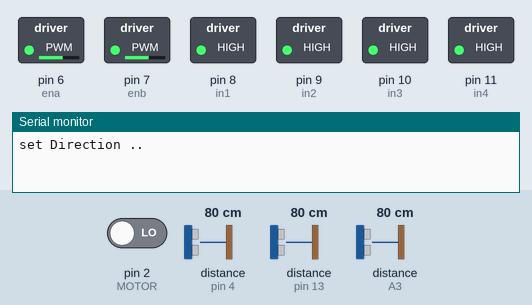
This sketch was run on a simulated Arduino Mega 2560, built with avr-gcc and run on an emulated ATmega2560. On the bench: switched loads named in the sketch (green lamp = pin HIGH), the last lines printed to the serial monitor. Wiring (inferred from the names in the program): 3 × ultrasonic range finder: trigger pin 5, echo pin 4 / trigger pin 12, echo pin 13 / trigger A2, echo A3. Dashed ring = blinking. The test bench sets the inputs (shaded band); at power-on: distance to the obstacle (sensors on pin 13, pin 4, A3) 80 cm, pin 2 (MOTOR) LOW. The echo pulse lasts 58.3 µs per cm; pins used as bus, display or sensor lines are not drawn.

Above: at 2.2 s.
2.3 s: distance to the obstacle (sensor on pin 13) set to 22 cm
6.6 s: distance to the obstacle (sensor on pin 13) set to 19 cm
At 9.7 s:
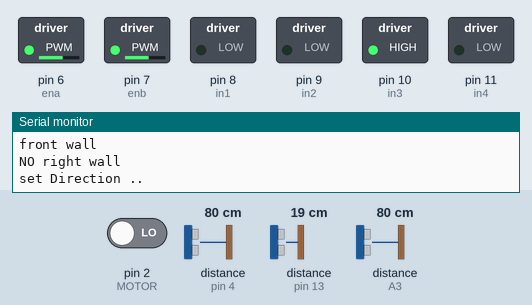
At 10.6 s:
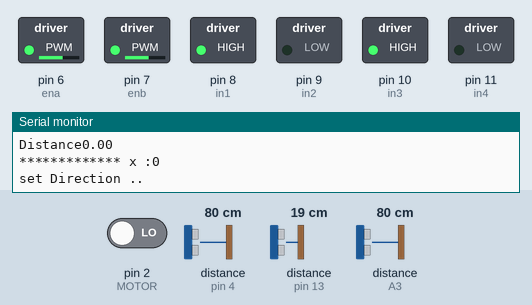
13.6 s: distance to the obstacle (sensor on pin 4) set to 2 cm
21.8 s: distance to the obstacle (sensor on A3) set to 2 cm
At 23.3 s:
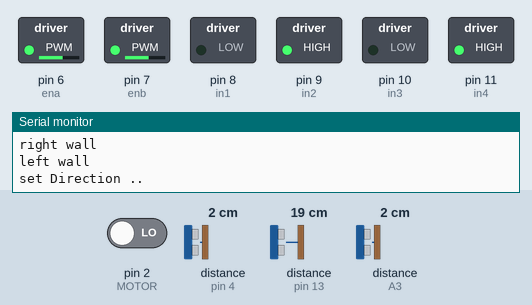
26.1 s: distance to the obstacle (sensor on A3) set to 7 cm
34.4 s: distance to the obstacle (sensor on A3) set to 10 cm
At 37.1 s:
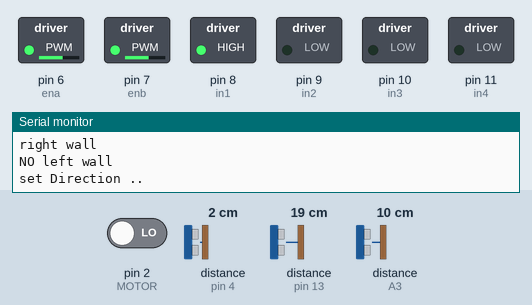
Timing chart, 0 to 43.7 s (numbered marks = the images above; inputs shaded):
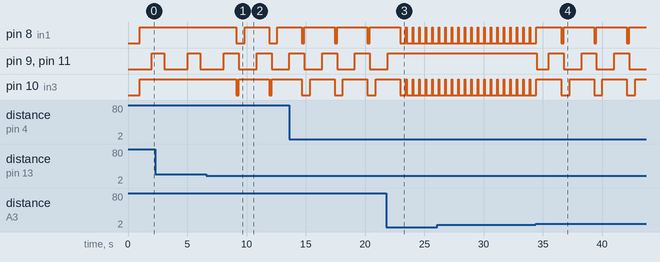

Measured:
- the behaviour switches between 21 and 20 cm on distance to the obstacle (sensor on pin 13) (found by bisection; images 0 and 1)
- the behaviour switches between 8 and 9 cm on distance to the obstacle (sensor on A3) (found by bisection; images 3 and 4)
- after the input at 6.6 s, pin 8 (in1): alternates HIGH for 2.1 s and LOW for 0.70 s, starting after 2.5 s; pin 10 (in3): alternates HIGH for 2.6 s and LOW for 0.20 s, starting after 2.5 s
- after the input at 21.8 s, pin 8 (in1): alternates HIGH for 0.05 s and LOW for 0.50 s, starting after 1.7 s; pin 9 (in2), pin 11 (in4): goes on until 21.9 s, then stays HIGH
- after the input at 34.4 s, pin 9 (in2), pin 11 (in4): HIGH → LOW after 0.10 s, then repeats every 2.8 s: HIGH 1.3 s, LOW 1.5 s; pin 10 (in3): alternates HIGH for 2.1 s and LOW for 0.70 s, starting after 2.2 s
- by itself, pin 9 (in2), pin 11 (in4): alternates HIGH for 1.3 s and LOW for 1.5 s

The sketch:

bestWithGoleTry.ino
```cpp
#include "TimerOne.h"

int trigPinL =A2;
int echoPinL = A3;
int trigPinF = 12;
int echoPinF = 13;
int trigPinR = 5;
int echoPinR = 4;
int dir;
#define STOP 0
#define FORWARD 1
#define BACKWARD 2
#define LEFT 3
#define RIGHT 4
#define MAX_DISTANCE 100
boolean frontwall ;
boolean leftwall ;
boolean rightwall ;
int wall_threshold = 8;
int front_threshold = 20 ;
const byte MOTOR1 = 2;  // Motor 1 Interrupt Pin - INT 0
const byte MOTOR2 = 3;  // Motor 2 Interrupt Pin - INT 1
int x=0;
int y=0;
int in1 = 8;
int in2 = 9;
int in3 = 10;
int in4 = 11;
int ena = 6;
int enb = 7;
int flag=1;
// Integers for pulse counters
unsigned int counter = 0;
float leftSensor, rightSensor, frontSensor;
// Float for number of slots in encoder disk
float diskslots = 20;  // Change to match value of encoder disk
const byte MOTOR = 2;  // Motor 1 Interrupt Pin - INT 0
float disMotor=0;
float diWheels=3.3;
void ISR_count()
{
  counter++;  // increment Motor 1 counter value
}

void ISR_timerone()
{
  Timer1.detachInterrupt();  // Stop the timer
  //Serial.print("Motor Speed : ");
  float rotation = (counter / diskslots) * 60.00;  // calculate RPM for Motor
 // Serial.print(rotation);
  //Serial.print(" RPM - ");
  counter = 0;  //  reset counter to zero
  Timer1.attachInterrupt( ISR_timerone );  // Enable the timer
}

void setup() {
 Serial.begin(9600);
  pinMode(trigPinF, OUTPUT);
  pinMode(echoPinF, INPUT);
  pinMode(trigPinL, OUTPUT);
  pinMode(echoPinL, INPUT);
  pinMode(trigPinR, OUTPUT);
  pinMode(echoPinR, INPUT);
  pinMode(ena, OUTPUT);
  pinMode(enb, OUTPUT);
  pinMode(in1, OUTPUT);
  pinMode(in2, OUTPUT);
  pinMode(in3, OUTPUT);
  pinMode(in4, OUTPUT);
  analogWrite(ena, 150);
  analogWrite(enb, 150);
  Timer1.initialize(1000000); // set timer for 1sec
  attachInterrupt(digitalPinToInterrupt (MOTOR), ISR_count, RISING);  // Increase counter 1 when speed sensor pin goes High
  Timer1.attachInterrupt( ISR_timerone ); // Enable the timer
  delay(1000);
}


void loop() {
while(x<=100 && y<=100){
setDirection(FORWARD);
delay(1000);
ReadSensors();
walls();

if (frontwall == true ) {
    Serial.println("front wall");
    if (rightwall == true ){
      Serial.println("right wall");
      if (leftwall == true ){
          Serial.println("left wall");
          while(rightwall == true && leftwall == true && frontwall == true  ){
            setDirection(BACKWARD);
            disMotor=(2* 3.1415926536*diWheels *counter)/1000;
            counter=0;
            Serial.print("Distance");
            Serial.println(disMotor);
            y-=disMotor;
            Serial.print("************* y :");
            Serial.println(y);
            ReadSensors();
            walls();
          }

      }else{
        Serial.println("NO left wall");
        setDirection(LEFT);
        disMotor=(2* 3.1415926536*diWheels *counter)/100;
        counter=0;
        Serial.print("Distance");
        Serial.println(disMotor);
        x-=disMotor;
        Serial.print("************* x :");
        Serial.println(x);
      }
    }else{
      Serial.println("NO right wall");
      setDirection(RIGHT);
      disMotor=(2* 3.1415926536*diWheels *counter)/100;
      counter=0;
      Serial.print("Distance");
      Serial.println(disMotor);
      x+=disMotor;
      Serial.print("************* x :");
      Serial.println(x);
    }
}else{
    Serial.println("NO front wall");

    setDirection(FORWARD);
    disMotor=(2* 3.1415926536*diWheels *counter)/100;
    counter=0;
    Serial.print("Distance");
    Serial.println(disMotor);
    y+=disMotor;
    Serial.print("************* y :");
    Serial.println(y);


}}
}


void ReadSensors() {

long duration;
  digitalWrite(trigPinL, LOW);  // Added this line
  delayMicroseconds(2); // Added this line
  digitalWrite(trigPinL, HIGH);
  delayMicroseconds(10); // Added this line
  digitalWrite(trigPinL, LOW);
  duration = pulseIn(echoPinL, HIGH);
  leftSensor = (duration/2) / 29.1;
  digitalWrite(trigPinF, LOW);  // Added this line
  delayMicroseconds(2); // Added this line
  digitalWrite(trigPinF, HIGH);
  delayMicroseconds(10); // Added this line
  digitalWrite(trigPinF, LOW);
  duration = pulseIn(echoPinF, HIGH);
  frontSensor = (duration/2) / 29.1;
  digitalWrite(trigPinR, LOW);  // Added this line
  delayMicroseconds(2); // Added this line
  digitalWrite(trigPinR, HIGH);
  delayMicroseconds(10); // Added this line
  digitalWrite(trigPinR, LOW);
  duration = pulseIn(echoPinR, HIGH);
  rightSensor = (duration/2) / 29.1;
}


void walls() {


  if (  leftSensor < wall_threshold || leftSensor >= 1000 ) {
    Serial.print("left sensor :");
    Serial.println(leftSensor);
    leftwall = true ;
  }
  else {
    Serial.print("left sensor :");
    Serial.println(leftSensor);
    leftwall = false ;
  }
  if (  rightSensor < wall_threshold || rightSensor >= 1000) {
    Serial.print("right sensor :");
    Serial.println(rightSensor);
    rightwall = true ;
  }
  else {
    Serial.print("right sensor :");
    Serial.println(rightSensor);
    rightwall = false ;
  } if (  frontSensor < front_threshold || frontSensor >= 1000 ) {
    Serial.print("front sensor :");
    Serial.println(frontSensor);
    frontwall = true ;
  }
  else {
    Serial.print("front sensor :");
    Serial.println(frontSensor);
    frontwall = false ;
  }
}


void setDirection(int dir) {
   Serial.print("set Direction .. \n\n");
  if ( dir == FORWARD ) {
   //  Serial.print("GO FORWARD .. \n");
  digitalWrite(in1, HIGH);
  digitalWrite(in2, LOW);
  digitalWrite(in3, HIGH);
  digitalWrite(in4, LOW);
  delay(1000);
  digitalWrite(in1, HIGH);   // Left wheel forward
  digitalWrite(in2, HIGH );
  digitalWrite(in3, HIGH );  // Right wheel forward
  digitalWrite(in4, HIGH);


  }
  else if ( dir == LEFT ) {
    //Serial.print("GO LEFT .. \n");
  digitalWrite(in1, LOW);
  digitalWrite(in2, HIGH);
  digitalWrite(in3, LOW);
  digitalWrite(in4, HIGH);
  delay(200);
  digitalWrite(in1, HIGH);
  digitalWrite(in2, LOW);
  digitalWrite(in3, LOW);
  digitalWrite(in4, LOW);
  delay(500);
  digitalWrite(in1, HIGH);   // Left wheel forward
  digitalWrite(in2, HIGH );
  digitalWrite(in3, HIGH );  // Right wheel forward
  digitalWrite(in4, HIGH);

  }
  else if ( dir == RIGHT ) {
   digitalWrite(in1, LOW);
  digitalWrite(in2, HIGH);
  digitalWrite(in3, LOW);
  digitalWrite(in4, HIGH);
  delay(200);
    //Serial.print("GO RIGHT .. \n");
  digitalWrite(in1, LOW);
  digitalWrite(in2, LOW);
  digitalWrite(in3, HIGH);
  digitalWrite(in4, LOW);
  delay(500);
  digitalWrite(in1, HIGH);   // Left wheel forward
  digitalWrite(in2, HIGH );
  digitalWrite(in3, HIGH );  // Right wheel forward
  digitalWrite(in4, HIGH);
  }
  else if ( dir == STOP ) {
    //Serial.print("STOP!!!!!!! .. \n");
    digitalWrite(in1, HIGH);   // Left wheel forward
    digitalWrite(in2, HIGH );
    digitalWrite(in3, HIGH );  // Right wheel forward
    digitalWrite(in4, HIGH);
  }
  else if ( dir == BACKWARD ) {
  //  Serial.print("GO BACKWARD .. \n");
  digitalWrite(in1, LOW);
  digitalWrite(in2, HIGH);
  digitalWrite(in3, LOW);
  digitalWrite(in4, HIGH);


   delay(500);
  digitalWrite(in1, HIGH);   // Left wheel forward
  digitalWrite(in2, HIGH );
  digitalWrite(in3, HIGH );  // Right wheel forward
  digitalWrite(in4, HIGH);
  }
}
```
